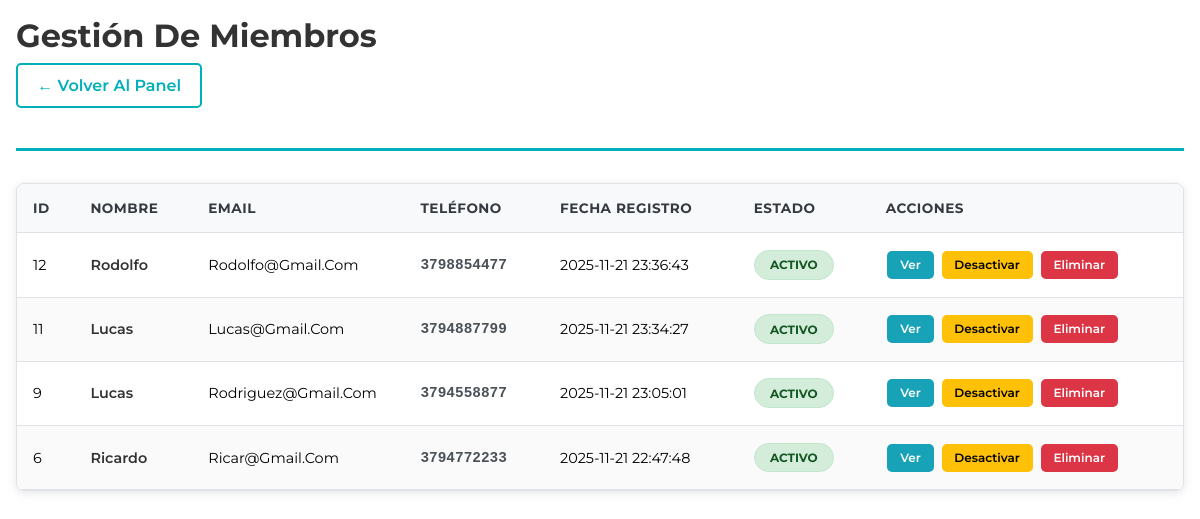
Screenshot of /admin/miembros.php (signed in) with the database file from the repository.
### tables this page shows
CREATE TABLE `miembros` (
  `id` int(11) NOT NULL,
  `nombre` varchar(100) NOT NULL,
  `email` varchar(100) NOT NULL,
  `telefono` varchar(20) DEFAULT NULL,
  `fecha_nacimiento` date DEFAULT NULL,
  `direccion` text DEFAULT NULL,
  `fecha_registro` timestamp NOT NULL DEFAULT current_timestamp(),
  `estado` enum('activo','inactivo','suspendido') DEFAULT 'activo'
);

### admin/miembros.php (the view, shortened to what this page needs)
<?php
include '../includes/config.php';
$miembros = $conn->query("SELECT * FROM miembros ORDER BY fecha_registro DESC");
?>
<!DOCTYPE html>
<html>
<head>
    <link rel="stylesheet" href="../css/styles.css">
    <link rel="stylesheet" href="../css/pagos_miembros.css">
</head>
<body>
    <div class="admin-container">
        <div class="admin-header">
            <h1 class="admin-title">Gestión de Miembros</h1>
            <a href="index.php" class="admin-back-link">← Volver al Panel</a>
        </div>
        <div class="table-container">
            <table class="admin-table">
                <thead>
                    <tr>
                        <th>ID</th>
                        <th>Nombre</th>
                        <th>Email</th>
                        <th>Teléfono</th>
                        <th>Fecha Registro</th>
                        <th>Estado</th>
                        <th>Acciones</th>
                    </tr>
                </thead>
                <tbody>
                    <?php while($miembro = $miembros->fetch_assoc()): ?>
                    <tr>
                        <td><?= $miembro['id'] ?></td>
                        <td class="nombre-cell"><?= htmlspecialchars($miembro['nombre']) ?></td>
                        <td class="email-cell" title="<?= htmlspecialchars($miembro['email']) ?>">
                            <?= htmlspecialchars($miembro['email']) ?>
                        </td>
                        <td class="telefono-cell"><?= htmlspecialchars($miembro['telefono']) ?></td>
                        <td><?= $miembro['fecha_registro'] ?></td>
                        <td>
                            <span class="estado-badge estado-<?= $miembro['estado'] ?>-badge">
                                <?= ucfirst($miembro['estado']) ?>
                            </span>
                        </td>
                        <td>
                            <div class="btn-group">
                                <a href="ver_miembro.php?id=<?= $miembro['id'] ?>" class="btn-small btn-info">Ver</a>
                                <?php if($miembro['estado'] == 'activo'): ?>
                                    <a href="miembros.php?cambiar_estado=<?= $miembro['id'] ?>&estado=inactivo" class="btn-small btn-warning">Desactivar</a>
                                <?php else: ?>
                                    <a href="miembros.php?cambiar_estado=<?= $miembro['id'] ?>&estado=activo" class="btn-small btn-success">Activar</a>
                                <?php endif; ?>
                                <a href="miembros.php?eliminar=<?= $miembro['id'] ?>" class="btn-small btn-danger"
                                   onclick="return confirm('¿Estás seguro de eliminar a <?= htmlspecialchars($miembro['nombre']) ?>?')">Eliminar</a>
                            </div>
                        </td>
                    </tr>
                    <?php endwhile; ?>
                </tbody>
            </table>
        </div>
    </div>
</body>
</html>

### css/styles.css (style rules this page uses)
:root { --blue: #00afb9; --black: #0a0a0a; --gray: #808080; --orange: #f07167; --lobster-two: "Lobster Two", cursive; }
* { font-family: "Montserrat", sans-serif; margin: 0; padding: 0; box-sizing: border-box; outline: none; text-decoration: none; text-transform: capitalize; list-style: none; }
html { overflow-x: hidden; width: 100%; }
.btn-small { padding: 0.3rem 0.8rem; font-size: 0.8rem; background: var(--blue); color: white; border: none; border-radius: 3px; cursor: pointer; text-decoration: none; display: inline-block; }

### css/pagos_miembros.css (style rules this page uses)
:root { --admin-primary: #00afb9; --admin-success: #28a745; --admin-danger: #dc3545; --admin-warning: #ffc107; --admin-info: #17a2b8; --admin-light: #f8f9fa; --admin-dark: #343a40; --admin-border: #dee2e6; --admin-shadow: rgba(0, 0, 0, 0.1); }
.admin-container { max-width: 1200px; margin: 0 auto; padding: 1rem; }
.admin-header { margin-bottom: 2rem; padding-bottom: 1rem; border-bottom: 3px solid var(--admin-primary); }
.admin-title { color: #333; margin-bottom: 0.5rem; font-size: 2rem; font-weight: 700; }
.table-container { overflow-x: auto; margin-top: 1rem; border: 1px solid var(--admin-border); border-radius: 8px; box-shadow: 0 2px 10px var(--admin-shadow); background: white; }
.admin-table { width: 100%; border-collapse: collapse; min-width: 900px; font-size: 0.9rem; }
.admin-table th, .admin-table td { padding: 1rem; text-align: left; border-bottom: 1px solid var(--admin-border); vertical-align: middle; }
.admin-table th { background-color: var(--admin-light); font-weight: 700; color: var(--admin-dark); position: sticky; top: 0; font-size: 0.85rem; text-transform: uppercase; letter-spacing: 0.5px; }
.estado-badge { padding: 0.4rem 0.8rem; border-radius: 20px; font-size: 0.75rem; font-weight: bold; text-transform: uppercase; display: inline-block; text-align: center; min-width: 80px; }
.estado-aprobado-badge, .estado-activo-badge { background-color: #d4edda; color: #155724; border: 1px solid #c3e6cb; }
.btn-small { padding: 0.5rem 0.8rem; font-size: 0.75rem; border: none; border-radius: 5px; cursor: pointer; text-decoration: none; display: inline-block; margin: 0.1rem; transition: all 0.3s ease; text-align: center; font-weight: 600; line-height: 1; }
.btn-danger { background: var(--admin-danger); color: white; }
.btn-info { background: var(--admin-info); color: white; }
.btn-warning { background: var(--admin-warning); color: black; }
.btn-group { display: flex; flex-wrap: wrap; gap: 0.3rem; }
.admin-back-link { margin-bottom: 1.5rem; display: inline-flex; align-items: center; text-decoration: none; color: var(--admin-primary); font-weight: 600; padding: 0.7rem 1.2rem; border: 2px solid var(--admin-primary); border-radius: 5px; transition: all 0.3s ease; gap: 0.5rem; }
.email-cell { max-width: 180px; overflow: hidden; text-overflow: ellipsis; white-space: nowrap; }
.telefono-cell { font-family: 'Courier New', monospace; font-weight: 600; color: #495057; }
.nombre-cell { font-weight: 600; color: #333; }
.admin-table tbody tr:nth-child(even) { background-color: #fafafa; }

### rows the page displays
miembros: id "12", nombre "Rodolfo", email "Rodolfo@gmail.com", telefono "3798854477", fecha_registro "2025-11-21 23:36:43", estado "ACTIVO"
miembros: id "11", nombre "Lucas", email "Lucas@gmail.com", telefono "3794887799", fecha_registro "2025-11-21 23:34:27", estado "ACTIVO"
miembros: id "9", nombre "Lucas", email "Rodriguez@gmail.com", telefono "3794558877", fecha_registro "2025-11-21 23:05:01", estado "ACTIVO"
miembros: id "6", nombre "Ricardo", email "Ricar@gmail.com", telefono "3794772233", fecha_registro "2025-11-21 22:47:48", estado "ACTIVO"
